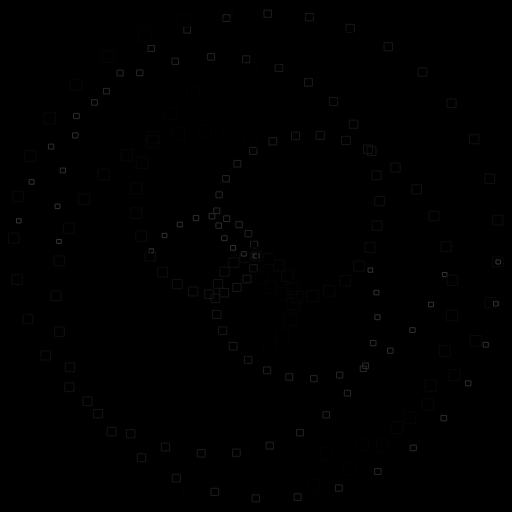
Frame 1 (no input)
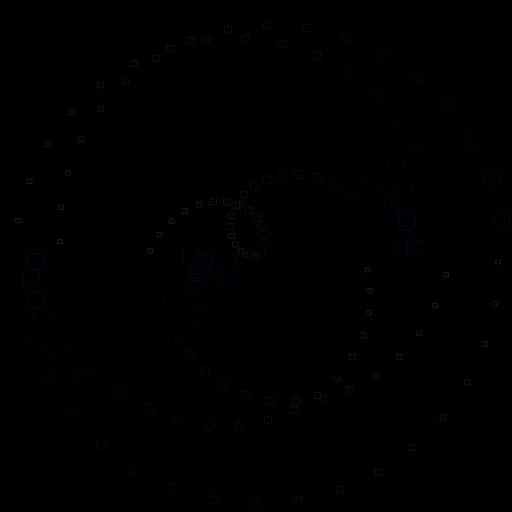
Frame 60 (no input)
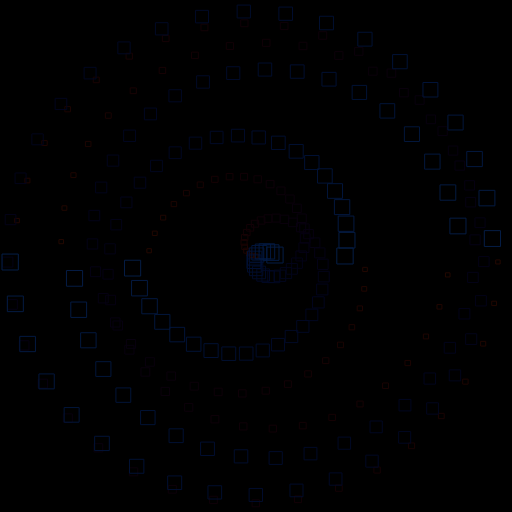
Frame 120 (the mouse pressed at the canvas centre since frame 60)

The p5.js sketch that drew these frames (run headless with seeded random() and noise() and a simulated clock; from frame 60 on, the mouse is pressed at the canvas centre):

// p5.js sketch
// ── sketch.js
var kNbrDots;
var rStart;
var timeSinceLastUpdate;
  
function setup() {
  createCanvas(512, 512);
  // smooth();
  kNbrDots = 256;
  rStart = 30.0 + random(60);
  timeSinceLastUpdate = 0;
  background(0);
  rectMode(CENTER);
  noFill();
}
  
function setDayglowColor(myHue) {
  var ph = sin(millis() * 0.0001);
  
  var rr = parseInt(sin(myHue) * 127 + 128);
  var gg = parseInt(sin(myHue + (2*ph) * PI/3) * 127 + 128);
  var bb = parseInt(sin(myHue + (4*ph) * PI/3) * 127 + 128);
  stroke(rr,gg,bb);
}
  
function draw() {
  background(0); // try blur here at smaller sizes...
  // stroke(255);
  // filter(BLUR);
  // filter(ERODE);
    
  var n = millis() * 0.0001 + rStart;
  var rad = width * 0.97/2;
  var cx = width / 2;
  var cy = height / 2;
  
  for (var i = 0; i <= kNbrDots; ++i) {
    var theta = i * PI * 2 / kNbrDots;
    setDayglowColor(n + theta / 6);
    var r = rad * sin(n * theta);
    var px = cx + cos(theta) * r;
    var py = cy + sin(theta) * r;
    // ellipse(px, py, 4, 4);
    rect(px, py, map(theta, 0, 6.3, 4, 16), map(theta, 0, 6.3, 4, 16));
  }
}
